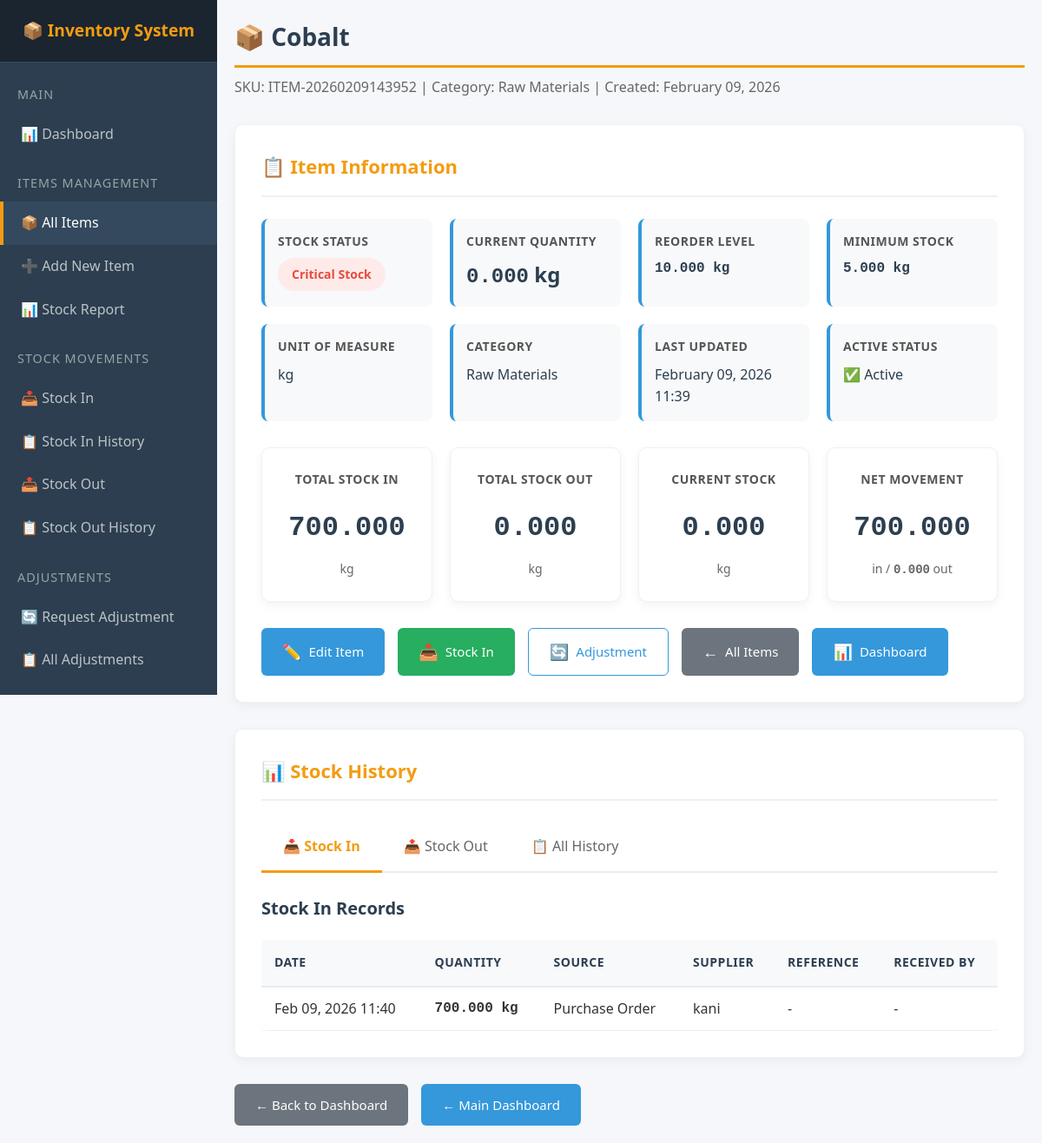
The page /inventory/items/1/ (signed in) on the database as committed earlier.
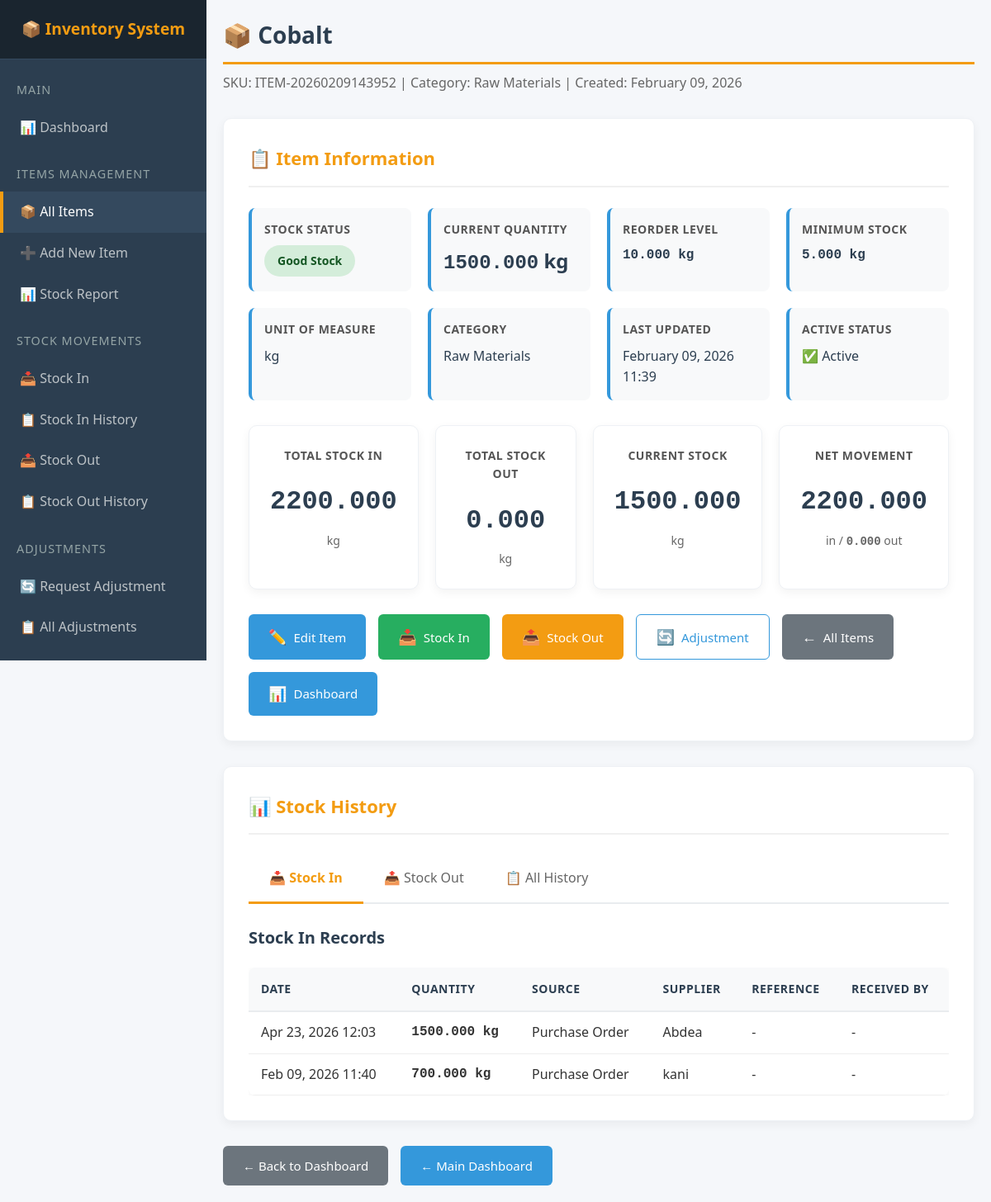
The same page on the database as committed later.
### inventory/models.py (models this page shows, shortened)
class Item(models.Model):
    CATEGORY_CHOICES = [
        ('RAW_MATERIALS', 'Raw Materials'),
        ('CHEMICALS', 'Chemicals'),
        ('FINISHED_GOODS', 'Finished Goods'),
        ('OTHERS', 'Others'),
    ]
    name = models.CharField(max_length=100)
    category = models.CharField(max_length=50, choices=CATEGORY_CHOICES, default='RAW_MATERIALS')
    description = models.TextField(blank=True, null=True)
    sku = models.CharField(max_length=50, unique=True, blank=True, null=True, help_text="Stock Keeping Unit")
    unit_of_measure = models.CharField(max_length=20, default='kg', help_text="e.g., kg, pcs, liter, box")
    quantity = models.DecimalField(max_digits=15, decimal_places=3, default=Decimal('0.000'))
    reorder_level = models.DecimalField(max_digits=15, decimal_places=3, default=Decimal('10.000'))
    minimum_stock = models.DecimalField(max_digits=15, decimal_places=3, default=Decimal('5.000'))
    purchase_price = models.DecimalField(max_digits=12, decimal_places=2, default=0, help_text="Cost price in Tsh")
    selling_price = models.DecimalField(max_digits=12, decimal_places=2, default=0, help_text="Selling price in Tsh")
    created_at = models.DateTimeField(auto_now_add=True)
    updated_at = models.DateTimeField(auto_now=True)
    is_active = models.BooleanField(default=True)
    class Meta:
        ordering = ['name']
        verbose_name = 'Inventory Item'
        verbose_name_plural = 'Inventory Items'
        constraints = [
            models.UniqueConstraint(
                fields=['name'],
                name='unique_item_name',
                condition=models.Q(is_active=True),
            )
        ]
    @property
    def is_low_stock(self):
        return self.quantity <= self.reorder_level
    @property
    def is_critical_stock(self):
        return self.quantity <= self.minimum_stock

class StockIn(models.Model):
    SOURCE_CHOICES = [
        ('Purchase', 'Purchase Order'),
        ('Return', 'Customer Return'),
        ('Production', 'Production'),
        ('Adjustment', 'Stock Adjustment'),
        ('Other', 'Other'),
    ]
    STATUS_CHOICES = [
        ('pending', 'Pending Approval'),
        ('approved', 'Approved'),
        ('rejected', 'Rejected'),
    ]
    item = models.ForeignKey(Item, on_delete=models.PROTECT, related_name='stock_ins')
    quantity = models.DecimalField(max_digits=15, decimal_places=3, validators=[MinValueValidator(0.001)])
    source = models.CharField(max_length=20, choices=SOURCE_CHOICES, default='Purchase')
    supplier = models.CharField(max_length=100, blank=True, null=True)
    reference = models.CharField(max_length=100, blank=True, null=True, help_text="PO Number, GRN, etc.")
    status = models.CharField(
        max_length=20,
        choices=STATUS_CHOICES,
        default='pending'
    )
    approved_by = models.ForeignKey(User, on_delete=models.SET_NULL, null=True, blank=True, related_name='approved_stock_ins')
    approved_at = models.DateTimeField(null=True, blank=True)
    date = models.DateTimeField(auto_now_add=True)
    created_at = models.DateTimeField(auto_now_add=True)
    created_by = models.ForeignKey(User, on_delete=models.SET_NULL, null=True, related_name='created_stock_ins')
    received_by = models.CharField(max_length=100, blank=True, null=True)
    notes = models.TextField(blank=True, null=True)
    class Meta:
        ordering = ['-date']
        verbose_name = 'Stock In'
        verbose_name_plural = 'Stock Ins'

### inventory/views.py (the view)
# urls.py: path('items/<int:pk>/', views.item_detail, name='item_detail'),
@login_required
@group_required('Inventory')
def item_detail(request, pk):
    item = get_object_or_404(Item, pk=pk, is_active=True)
    stock_ins = item.stock_ins.all().order_by('-date')[:20]
    stock_outs = item.stock_outs.all().order_by('-date')[:20]
    adjustments = item.stock_adjustments.all().order_by('-created_at')[:20]
    total_in = item.stock_ins.aggregate(total=Sum('quantity'))['total'] or Decimal('0.000')
    total_out = item.stock_outs.aggregate(total=Sum('quantity'))['total'] or Decimal('0.000')
    total_adjustment = item.stock_adjustments.filter(status='approved').aggregate(
        total=Sum('adjustment_quantity')
    )['total'] or Decimal('0.000')
    stock_history = item.stock_history.all().order_by('-created_at')[:50]
    context = {
        'item': item,
        'stock_ins': stock_ins,
        'stock_outs': stock_outs,
        'adjustments': adjustments,
        'stock_history': stock_history,
        'total_in': total_in,
        'total_out': total_out,
        'total_adjustment': total_adjustment,
        'usd_to_tsh': USD_TO_TSH,
    }
    return render(request, 'inventory/item_detail.html', context)

### inventory/templates/inventory/item_detail.html (shortened to what this page needs)
{% extends 'inventory/base.html' %}
{% load static %}
{% block extra_css %}
<link rel="stylesheet" href="{% static 'inventory/css/detail.css' %}">
{% endblock %}
{% block content %}
<div class="page-header">
    <h1 class="page-title">📦 {{ item.name }}</h1>
    <p class="page-subtitle">
        SKU: {{ item.sku|default:"Not set" }} |
        Category: {{ item.get_category_display }} |
        Created: {{ item.created_at|date:"F d, Y" }}
    </p>
</div>
<div class="card">
    <h2 class="card-title">📋 Item Information</h2>
    <div class="info-grid">
        <div class="info-item">
            <label>Stock Status</label>
            <p>
                {% if not item.is_active %}
                <span class="status-badge status-inactive">Inactive</span>
                {% elif item.is_critical_stock %}
                <span class="status-badge status-critical">Critical Stock</span>
                {% elif item.is_low_stock %}
                <span class="status-badge status-low">Low Stock</span>
                {% else %}
                <span class="status-badge status-good">Good Stock</span>
                {% endif %}
            </p>
        </div>
        <div class="info-item">
            <label>Current Quantity</label>
            <p class="value-large">
                <span class="decimal">{{ item.quantity|floatformat:3 }}</span> {{ item.unit_of_measure }}
            </p>
        </div>
        <div class="info-item">
            <label>Reorder Level</label>
            <p class="decimal">{{ item.reorder_level|floatformat:3 }} {{ item.unit_of_measure }}</p>
        </div>
        <div class="info-item">
            <label>Minimum Stock</label>
            <p class="decimal">{{ item.minimum_stock|floatformat:3 }} {{ item.unit_of_measure }}</p>
        </div>
        <div class="info-item">
            <label>Unit of Measure</label>
            <p>{{ item.unit_of_measure }}</p>
        </div>
        <div class="info-item">
            <label>Category</label>
            <p>{{ item.get_category_display }}</p>
        </div>
        <div class="info-item">
            <label>Last Updated</label>
            <p>{{ item.updated_at|date:"F d, Y H:i" }}</p>
        </div>
        <div class="info-item">
            <label>Active Status</label>
            <p>{% if item.is_active %}✅ Active{% else %}⛔ Inactive{% endif %}</p>
        </div>
    </div>
    <div class="stock-summary-grid">
        <div class="summary-card">
            <h3>Total Stock In</h3>
            <p><span class="decimal">{{ total_in|floatformat:3 }}</span></p>
            <div class="sub-text">{{ item.unit_of_measure }}</div>
        </div>
        <div class="summary-card">
            <h3>Total Stock Out</h3>
            <p><span class="decimal">{{ total_out|floatformat:3 }}</span></p>
            <div class="sub-text">{{ item.unit_of_measure }}</div>
        </div>
        <div class="summary-card">
            <h3>Current Stock</h3>
            <p><span class="decimal">{{ item.quantity|floatformat:3 }}</span></p>
            <div class="sub-text">{{ item.unit_of_measure }}</div>
        </div>
        <div class="summary-card">
            <h3>Net Movement</h3>
            <p><span class="decimal">{{ total_in|floatformat:3 }}</span></p>
            <div class="sub-text">in / <span class="decimal">{{ total_out|floatformat:3 }}</span> out</div>
        </div>
    </div>
    <div class="action-buttons">
        <a href="{% url 'inventory:item_update' item.pk %}" class="btn">
            <span class="icon">✏️</span> Edit Item
        </a>
        <a href="{% url 'inventory:stock_in_create' %}?item={{ item.pk }}" class="btn btn-success">
            <span class="icon">📥</span> Stock In
        </a>
        {% if item.quantity > 0 %}
        <a href="{% url 'inventory:stock_out_create' %}?item={{ item.pk }}" class="btn btn-warning">
            <span class="icon">📤</span> Stock Out
        </a>
        {% endif %}
        <a href="{% url 'inventory:adjustment_create' %}?item={{ item.pk }}" class="btn btn-outline">
            <span class="icon">🔄</span> Adjustment
        </a>
        <a href="{% url 'inventory:item_list' %}" class="btn btn-secondary">
            <span class="icon">←</span> All Items
        </a>
        <a href="{% url 'inventory:dashboard' %}" class="btn">
            <span class="icon">📊</span> Dashboard
        </a>
    </div>
</div>
<div class="card">
    <h2 class="card-title">📊 Stock History</h2>
    <div class="tabs-container">
        <div class="tabs">
            <div class="tab active" onclick="showTab('stock-in')">📥 Stock In</div>
            <div class="tab" onclick="showTab('stock-out')">📤 Stock Out</div>
            <div class="tab" onclick="showTab('stock-history')">📋 All History</div>
        </div>
        <div id="stock-in" class="tab-content active">
            <h3 class="section-title">Stock In Records</h3>
            {% if stock_ins %}
            <div class="table-responsive">
                <table>
                    <thead>
                        <tr>
                            <th>Date</th>
                            <th>Quantity</th>
                            <th>Source</th>
                            <th>Supplier</th>
                            <th>Reference</th>
                            <th>Received By</th>
                        </tr>
                    </thead>
                    <tbody>
                        {% for stock_in in stock_ins %}
                        <tr>
                            <td>{{ stock_in.date|date:"M d, Y H:i" }}</td>
                            <td class="decimal">{{ stock_in.quantity|floatformat:3 }} {{ item.unit_of_measure }}</td>
                            <td>{{ stock_in.get_source_display }}</td>
                            <td>{{ stock_in.supplier|default:"-" }}</td>
                            <td>{{ stock_in.reference|default:"-" }}</td>
                            <td>{{ stock_in.received_by|default:"-" }}</td>
                        </tr>
                        {% endfor %}
                    </tbody>
                </table>
            </div>
            {% else %}
            <div class="empty-state">
                No stock in records found.
            </div>
            {% endif %}
        </div>
    </div>
</div>
<div class="action-buttons">
    <a href="{% url 'inventory:dashboard' %}" class="btn btn-secondary">
        ← Back to Dashboard
    </a>
    <a href="/" class="btn">
        ← Main Dashboard
    </a>
</div>
{% endblock %}

### inventory/templates/inventory/base.html (shortened to what this page needs)
<!DOCTYPE html>
<html lang="en">
<head>
    {% load static %}
    <link rel="stylesheet" href="{% static 'inventory/css/base.css' %}">
    <link rel="stylesheet" href="{% static 'inventory/css/components.css' %}">
    {% block extra_css %}{% endblock %}
</head>
<body>
    <div class="sidebar" id="sidebar">
        <div class="sidebar-header">
            <h2>📦 Inventory System</h2>
        </div>
        <div class="sidebar-menu">
            <div class="menu-section">
                <div class="menu-section-title">Main</div>
                <a href="{% url 'inventory:dashboard' %}" class="menu-item" id="dashboard-link">
                    📊 Dashboard
                </a>
            </div>
            <div class="menu-section">
                <div class="menu-section-title">Items Management</div>
                <a href="{% url 'inventory:item_list' %}" class="menu-item" id="items-link">
                    📦 All Items
                </a>
                <a href="{% url 'inventory:item_create' %}" class="menu-item">
                    ➕ Add New Item
                </a>
                <a href="{% url 'inventory:stock_report' %}" class="menu-item">
                    📊 Stock Report
                </a>
            </div>
            <div class="menu-section">
                <div class="menu-section-title">Stock Movements</div>
                <a href="{% url 'inventory:stock_in_create' %}" class="menu-item">
                    📥 Stock In
                </a>
                <a href="{% url 'inventory:stock_in_list' %}" class="menu-item">
                    📋 Stock In History
                </a>
                <a href="{% url 'inventory:stock_out_create' %}" class="menu-item">
                    📤 Stock Out
                </a>
                <a href="{% url 'inventory:stock_out_list' %}" class="menu-item">
                    📋 Stock Out History
                </a>
            </div>
            <div class="menu-section">
                <div class="menu-section-title">Adjustments</div>
                <a href="{% url 'inventory:adjustment_create' %}" class="menu-item">
                    🔄 Request Adjustment
                </a>
                <a href="{% url 'inventory:adjustment_list' %}" class="menu-item">
                    📋 All Adjustments
                </a>
                <a href="{% url 'inventory:adjustment_list' %}?status=pending" class="menu-item">
                </a>
            </div>
        </div>
    </div>
    <div class="main-content" id="mainContent">
        <div class="container">
            {% block content %}{% endblock %}
        </div>
    </div>
</body>
</html>

Rows that differ between the two databases and show on the page:
changed Item "Cobalt": quantity "0.000" → "1500.000"
added StockIn: date "Apr 23, 2026 12:03", quantity "1500.000", {{ item.unit_of_measure }} "kg", source "Purchase Order", supplier "Abdea", reference "-", received_by "-"
Other text that changed with them:
{{ total_in|floatformat:3 }}: "700.000" → "2200.000"
text no longer shown: "Critical Stock"
text now shown: "Good Stock 📤 Stock Out"
